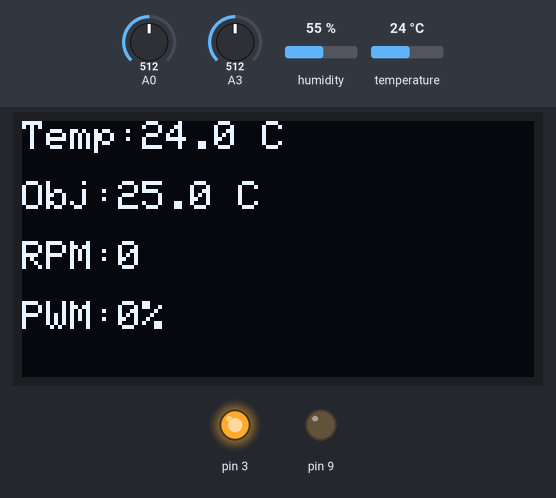
Bench run of a sketch on a simulated Arduino Uno, built with avr-gcc and run on an emulated ATmega328P. Parts: 128×64 one-colour display, output pins drawn as LEDs (lit = HIGH). Inputs (shaded band) come from the test bench; at power-on: temperature 24 °C, A3 = 512, A0 = 512, humidity 55 %. What the sketch prints to the serial monitor is not drawn.

Above: at 4.2 s.
4.3 s: temperature set to 26 °C
At 6.0 s:
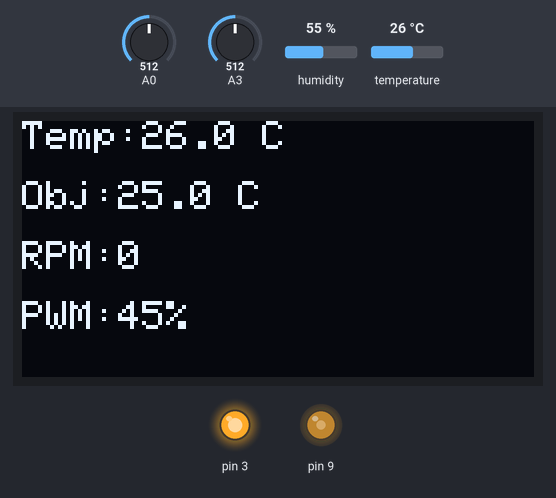
6.6 s: A3 set to 306
At 7.8 s:
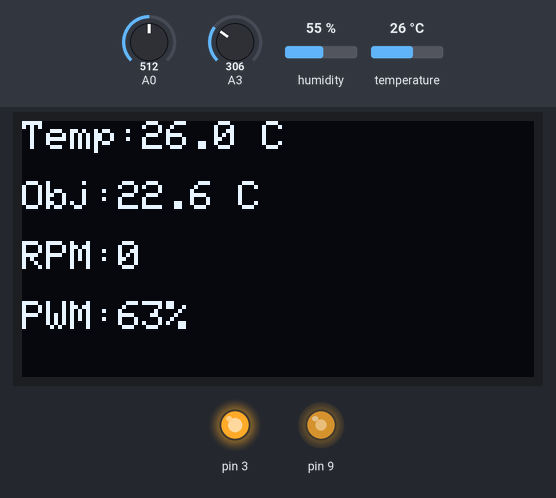
8.1 s: temperature set to 28 °C
At 9.7 s:
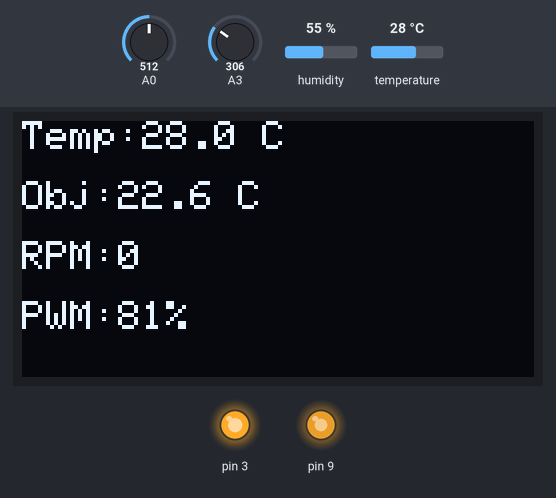
10.7 s: A3 set to 30
At 11.5 s:
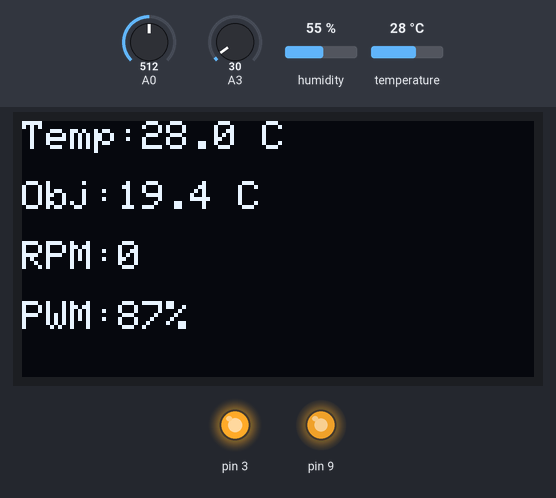
12.2 s: temperature set to 12 °C
At 14.4 s:
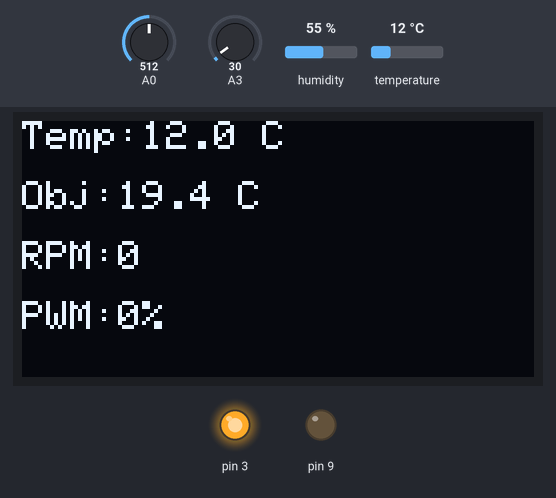
14.7 s: A3 set to 9
At 15.9 s:
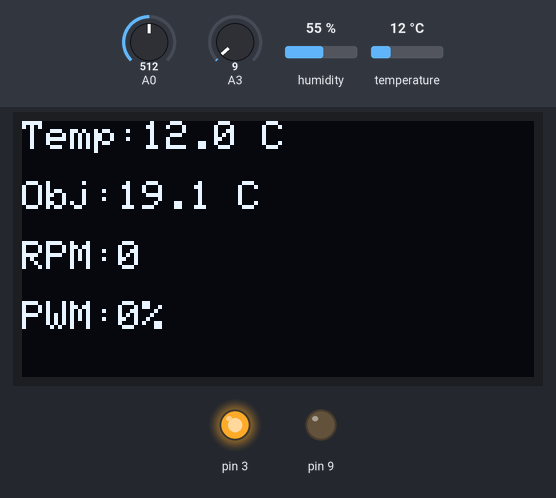
Timing chart, 0 to 17.2 s (numbered marks = the images above; inputs shaded):
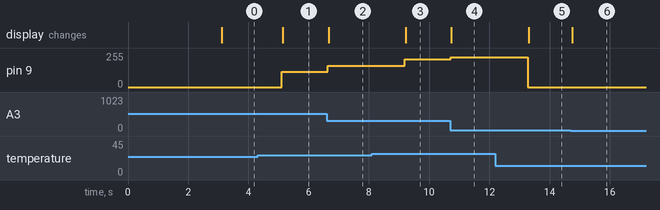

The sketch:

main.ino
```cpp
//COD CHIDO
#include "Temperatura.h"
#include "Potenciometro.h"
#include "Ventilador.h"
#include "Pantalla.h"
#include "Temporizador.h"
#include "Watchdog.h"
#include "RPM.h"

Temperatura sensorTemp(2);

Potenciometro pot(A3);

Ventilador ventilador(9);

Pantalla pantalla;

Temporizador timer;
Watchdog watchdog;
RPM sensorRPM(3, A0);

void setup()
{

    Serial.begin(9600);

   // Serial.println("SETUP INICIADO");

    pantalla.iniciar();

    pantalla.mostrarMensaje(
        "Iniciando Sistema",
        "OK..."
    );

    delay(3000);

    sensorTemp.iniciar();
    ventilador.iniciar();
    pot.iniciar();
    sensorRPM.iniciar();

    watchdog.iniciar();

   // Serial.println("SETUP TERMINADO");
}
void loop()
{
    watchdog.reset();
    float temperatura =
        sensorTemp.leer();

    float setpoint =
        pot.obtenerSetpoint();

 if (isnan(temperatura))
{
    pantalla.mostrarMensaje(
        "ERROR DHT11",
        "Reiniciando..."
    );

    delay(1000);

    watchdog.reiniciarSistema();
}

    int pwm =
        ventilador.controlar(
            temperatura,
            setpoint
        );
    int porcentajePWM =
    (pwm * 100) / 255;
    sensorRPM.actualizar();
    int rpm =
(int)sensorRPM.obtenerRPM();

  pantalla.mostrarDatos(
    temperatura,
    setpoint,
    rpm,
    porcentajePWM
);
}
```

ADC.cpp
```cpp
#include "ADC.h"

void ADCManager::iniciar()
{
    ADMUX = (1 << REFS0);

    ADCSRA =
        (1 << ADEN)  |
        (1 << ADPS2) |
        (1 << ADPS1) |
        (1 << ADPS0);
}

uint16_t ADCManager::leer(uint8_t canal)
{
    ADMUX =
        (ADMUX & 0xF0) |
        (canal & 0x0F);

    ADCSRA |= (1 << ADSC);

    while (ADCSRA & (1 << ADSC));

    return ADC;
}
```

ADC.h
```cpp
#ifndef ADC_H
#define ADC_H

#include <Arduino.h>

class ADCManager
{
public:

    void iniciar();

    uint16_t leer(uint8_t canal);
};

#endif
```

PWM.cpp
```cpp
#include "PWM.h"
#include <Arduino.h>

void PWM::iniciar()
{
    DDRB |= (1 << PB1);  // Pin 9 = OC1A

    TCCR1A =
        (1 << COM1A1) |
        (1 << WGM11);

    TCCR1B =
        (1 << WGM13) |
        (1 << WGM12) |
        (1 << CS11);

    ICR1 = 799;
}

void PWM::setDuty(uint8_t duty)
{
    OCR1A = map(duty, 0, 255, 0, ICR1);
}
```

PWM.h
```cpp
#ifndef PWM_H
#define PWM_H

#include <Arduino.h>

class PWM
{
public:

    void iniciar();

    void setDuty(uint8_t duty);
};

#endif
```

Pantalla.cpp
```cpp
#include "Pantalla.h"
#include <Wire.h>

#define SCREEN_WIDTH 128
#define SCREEN_HEIGHT 64
#define SCREEN_ADDRESS 0x3C

Pantalla::Pantalla()
: display(
    SCREEN_WIDTH,
    SCREEN_HEIGHT,
    &Wire,
    -1)
{
}

bool Pantalla::iniciar()
{
    return display.begin(
        SSD1306_SWITCHCAPVCC,
        SCREEN_ADDRESS
    );
}

void Pantalla::mostrarError()
{
    display.clearDisplay();

    display.setTextSize(1);
    display.setTextColor(SSD1306_WHITE);

    display.setCursor(0,0);
    display.println("Error Sensor");

    display.display();
}
void Pantalla::mostrarMensaje(
    const char* linea1,
    const char* linea2
)
{
    display.clearDisplay();

    display.setTextSize(1);
    display.setTextColor(SSD1306_WHITE);

    display.setCursor(0,10);
    display.println(linea1);

    display.setCursor(0,25);
    display.println(linea2);

    display.display();
}

void Pantalla::mostrarDatos(
    float temp,
    float setpoint,
    int rpm,
    int pwm)
{
    display.clearDisplay();

    display.setTextSize(1);
    display.setTextColor(SSD1306_WHITE);

    display.setCursor(0,0);
    display.print("Temp:");
    display.print(temp,1);
    display.println(" C");

    display.setCursor(0,15);
    display.print("Obj:");
    display.print(setpoint,1);
    display.println(" C");

    display.setCursor(0,30);
    display.print("RPM:");
    display.println(rpm);

    display.setCursor(0,45);
display.print("PWM:");
display.print(pwm);
display.println("%");

    display.display();
}
```

Pantalla.h
```cpp
#ifndef PANTALLA_H
#define PANTALLA_H

#include <Adafruit_SSD1306.h>

class Pantalla
{
private:
    Adafruit_SSD1306 display;

public:
    Pantalla();

    bool iniciar();

    void mostrarInicio(float setpoint);

    void mostrarDatos(
        float temp,
        float setpoint,
        int rpm,
        int pwm
    );

    void mostrarError();
    void mostrarMensaje(
    const char* linea1,
    const char* linea2
);
};

#endif
```

Potenciometro.cpp
```cpp
#include "Potenciometro.h"
#include "ADC.h"
#include <Arduino.h>

#define MINTEMP 19.0
#define MAXTEMP 31.0
ADCManager adc;


void Potenciometro::iniciar()
{
    adc.iniciar();
}

Potenciometro::Potenciometro(int pin)
{
    this->pin = pin;
}

float Potenciometro::obtenerSetpoint()
{
    int valor = adc.leer(3);

    //Serial.print("ADC = ");
    //Serial.println(valor);
    return MINTEMP +
           (valor * (MAXTEMP - MINTEMP) / 1023.0);
}
```

Potenciometro.h
```cpp
#ifndef POTENCIOMETRO_H
#define POTENCIOMETRO_H

class Potenciometro
{
private:
    int pin;

public:
    Potenciometro(int pin);
     void iniciar();

    float obtenerSetpoint();
};

#endif
```

RPM.cpp
```cpp
#include "RPM.h"
//AAAAAAAAAAAAAAAAAAAAAAAAAAAAAAAAAAAA
#define UMBRAL_LUZ 4
#define INTERVALO 3000

RPM::RPM(int ledIR, int sensor)
{
    pinLedIR = ledIR;
    pinSensor = sensor;

    contadorFlancos = 0;
    rpm = 0;

    tiempoAnterior = 0;

    estadoAnteriorAlto = false;
}

void RPM::iniciar()
{
    pinMode(pinLedIR, OUTPUT);

    digitalWrite(pinLedIR, HIGH);

    int valorInicial =
        analogRead(pinSensor);

    estadoAnteriorAlto =
        (valorInicial > UMBRAL_LUZ);
}

void RPM::actualizar()
{
    int valorActual =
        analogRead(pinSensor);

    bool estadoActualAlto =
        (valorActual > UMBRAL_LUZ);

    if(estadoActualAlto != estadoAnteriorAlto)
    {
        delayMicroseconds(50);

        int valorVerificacion =
            analogRead(pinSensor);

        if(
            (valorVerificacion > UMBRAL_LUZ)
            ==
            estadoActualAlto
          )
        {
            contadorFlancos++;

            estadoAnteriorAlto =
                estadoActualAlto;
        }
    }

    unsigned long tiempoActual =
        millis();

    if(
        tiempoActual - tiempoAnterior
        >= INTERVALO
      )
    {
        float revoluciones =
            (float)contadorFlancos
            / 14.0;

        rpm =
            revoluciones * 20.0;

        Serial.print("RPM: ");
        Serial.println(rpm);

        contadorFlancos = 0;

        tiempoAnterior =
            tiempoActual;
    }
}

float RPM::obtenerRPM()
{
    return rpm ;
}
```

RPM.h
```cpp
#ifndef RPM_H
#define RPM_H

#include <Arduino.h>

class RPM
{
private:

    int pinLedIR;
    int pinSensor;

    int contadorFlancos;

    bool estadoAnteriorAlto;

    unsigned long tiempoAnterior;

    float rpm;

public:

    RPM(int ledIR, int sensor);

    void iniciar();

    void actualizar();

    float obtenerRPM();
};

#endif
```

Temperatura.cpp
```cpp
#include "Temperatura.h"

Temperatura::Temperatura(uint8_t pin)
: dht(pin, DHT11)
{
}

void Temperatura::iniciar()
{
    dht.begin();
}

float Temperatura::leer()
{
    return dht.readTemperature();
}
```

Temperatura.h
```cpp
#ifndef TEMPERATURA_H
#define TEMPERATURA_H

#include <DHT.h>

class Temperatura
{
private:
    DHT dht;

public:
    Temperatura(uint8_t pin);

    void iniciar();

    float leer();
};

#endif
```

Temporizador.cpp
```cpp
//BIDNN
//BIDNN
#include "Temporizador.h"
#include <avr/interrupt.h>

volatile bool segundoTranscurrido = false;

Temporizador::Temporizador()
{
}

void Temporizador::iniciar()
{
    cli(); // Deshabilita interrupciones

    TCCR1A = 0;
    TCCR1B = 0;
    TCNT1 = 0;

    // Modo CTC
    TCCR1B |= (1 << WGM12);

    // Prescaler 1024
    TCCR1B |= (1 << CS12) | (1 << CS10);

    // 16 MHz / 1024 = 15625 Hz
    // Para 1 segundo:
    OCR1A = 15624;

    // Habilitar interrupción por comparación
    TIMSK1 |= (1 << OCIE1A);

    sei(); // Habilita interrupciones
}

bool Temporizador::cadaSegundo()
{
    if(segundoTranscurrido)
    {
        segundoTranscurrido = false;
        return true;
    }

    return false;
}

ISR(TIMER1_COMPA_vect)
{
    segundoTranscurrido = true;
}
```

Temporizador.h
```cpp
#ifndef TEMPORIZADOR_H
#define TEMPORIZADOR_H

#include <avr/io.h>

class Temporizador
{
public:
    Temporizador();
    void iniciar();
    bool cadaSegundo();

private:
    volatile bool banderaSegundo;
};


#endif
```

Ventilador.cpp
```cpp
#include "Ventilador.h"
#include "PWM.h"
#include <Arduino.h>

#define MAXTEMP 30.0
PWM controlPWM;
Ventilador::Ventilador(int pin)
{
    this->pin = pin;
}

void Ventilador::iniciar()
{

    controlPWM.iniciar();
}

int Ventilador::controlar(float temperatura,
                          float setpoint)
{
    int pwm;

    if (temperatura < setpoint)
    {
        pwm = 0;
    }
    else
    {
        //de un rango a otros
        pwm = map(
            (int)(temperatura * 10),
            (int)(setpoint * 10),
            MAXTEMP * 10,
            80,
            255
        );
//limita el resultado
        pwm = constrain(pwm, 80, 255);
    }

    controlPWM.setDuty(pwm);

    return pwm;
}
```

Ventilador.h
```cpp
#ifndef VENTILADOR_H
#define VENTILADOR_H

#include "PWM.h"

struct EstadoVentilador
{
    int pwm;
    int porcentaje;
};

class Ventilador
{
private:

    int pin;

    PWM controlPWM;

public:

    Ventilador(int pin);

    void iniciar();

    int controlar(
        float temperatura,
        float setpoint
    );
};

#endif
```

Watchdog.cpp
```cpp
#include "Watchdog.h"
#include <avr/wdt.h>

void Watchdog::iniciar()
{
    wdt_enable(WDTO_2S);
}

void Watchdog::reset()
{
    wdt_reset();
}

void Watchdog::reiniciarSistema()
{
    wdt_enable(WDTO_15MS);

    while(true)
    {
    }
}
```

Watchdog.h
```cpp
#ifndef WATCHDOG_H
#define WATCHDOG_H

#include <Arduino.h>

class Watchdog
{
public:

    void iniciar();

    void reset();
        void reiniciarSistema();

};

#endif
```

Measured:
- the behaviour switches between 25 and 26 °C on temperature (found by bisection; images 0 and 1)
- after the input at 4.3 s, pin 9: 0/255 → 115/255 after 0.81 s; the display: changes after 0.84 s (image 1)
- after the input at 6.6 s, pin 9: 115/255 → 161/255 at once; the display: changes after 0.06 s (image 2)
- after the input at 8.1 s, pin 9: 161/255 → 208/255 after 1.1 s; the display: changes after 1.1 s (image 3)
- after the input at 10.7 s, pin 9: 208/255 → 222/255 at once; the display: changes at once (image 4)
- after the input at 12.2 s, pin 9: 222/255 → 0/255 after 1.1 s; the display: changes after 1.1 s (image 5)
- after the input at 14.7 s, the display: changes after 0.05 s (image 6)
